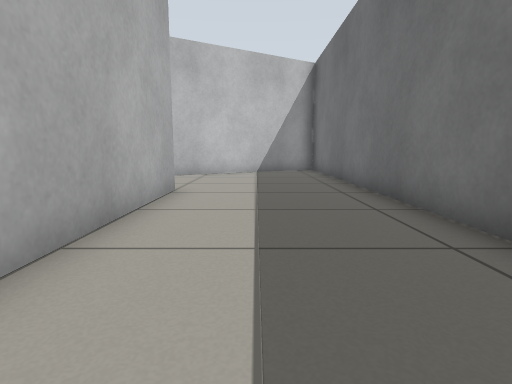
View 1 (above)

24 first-person views from a walk through a Gazebo world. The camera is 0.5 m above the floor, tilts 8° down and sees 80° across. The floor is counted in squares, 0.5 m on a side. Each view is taken from the middle of a square. On the plan, view 1 faces up. The plan holds only what a view shows up to about 12 squares ahead; the rest is blank. The place goes on beyond the plan.

View 2
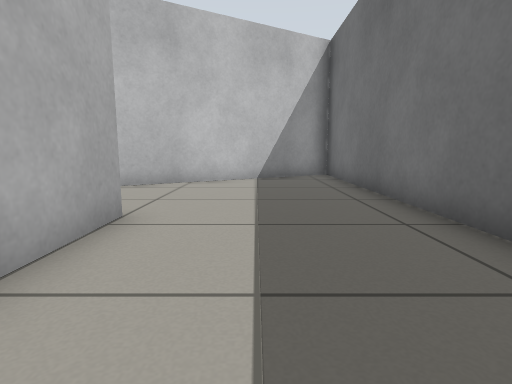

View 3
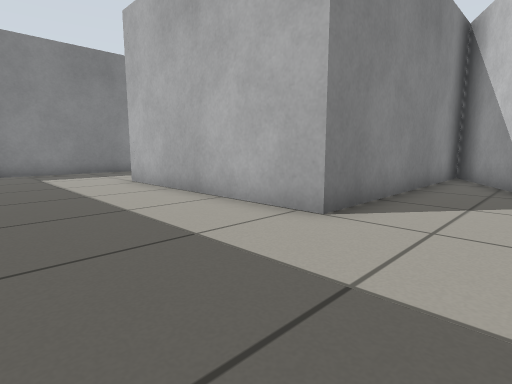

View 4
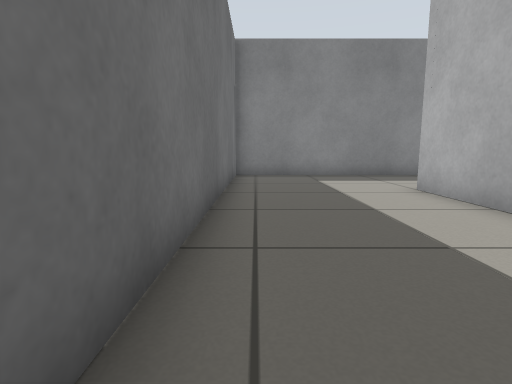

View 5
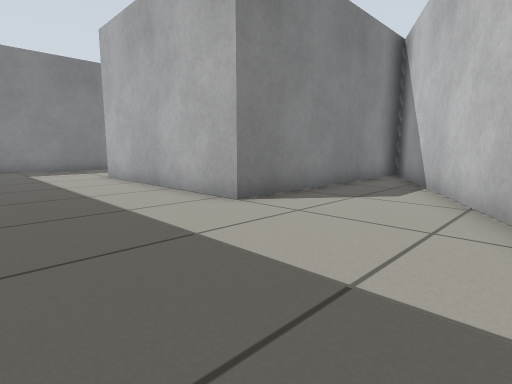

View 6
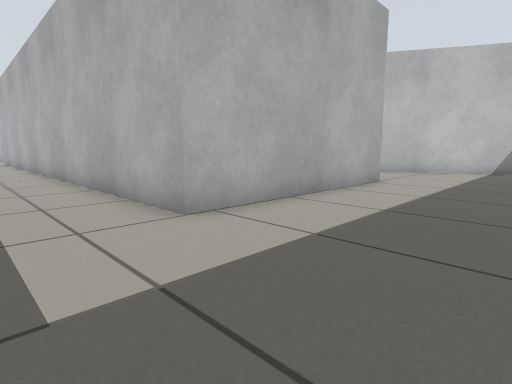

View 7
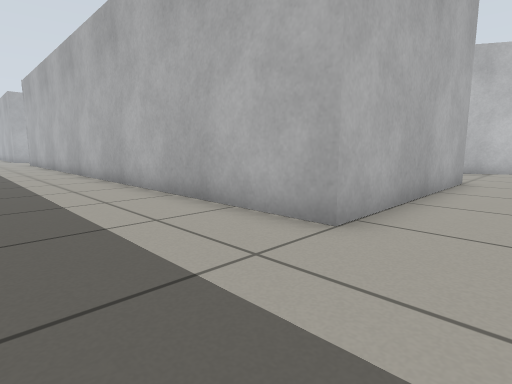

View 8
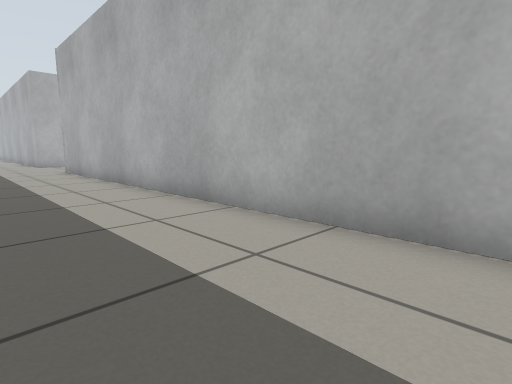

View 9
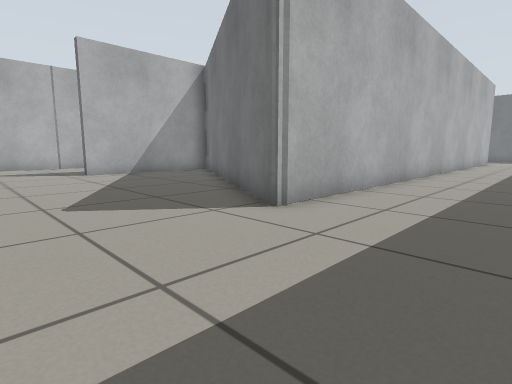

View 10
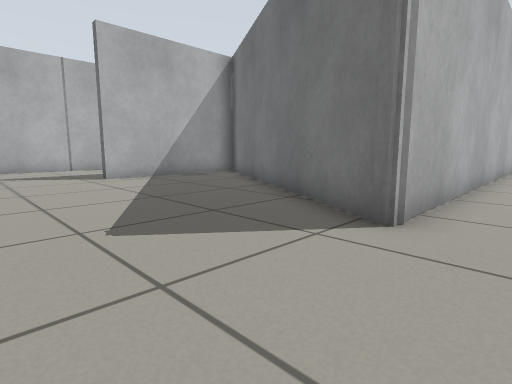

View 11
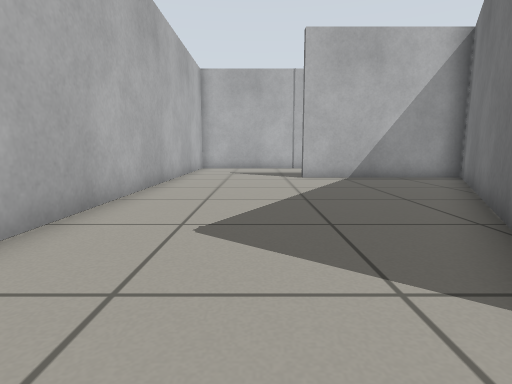

View 12
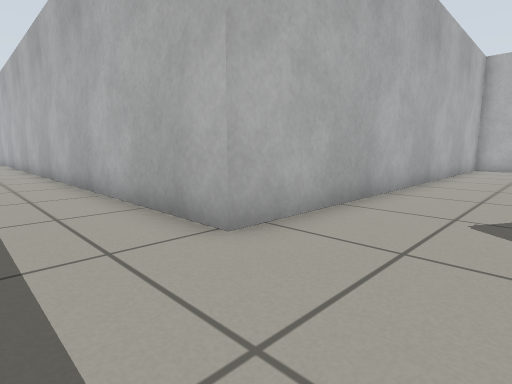

View 13
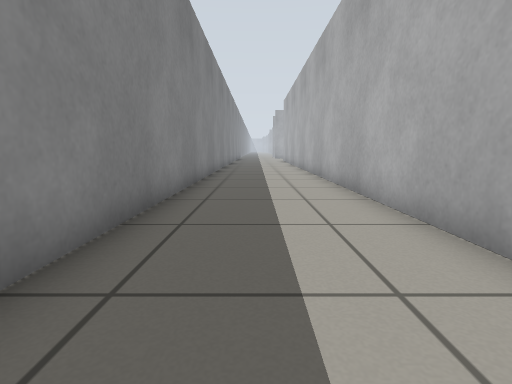

View 14
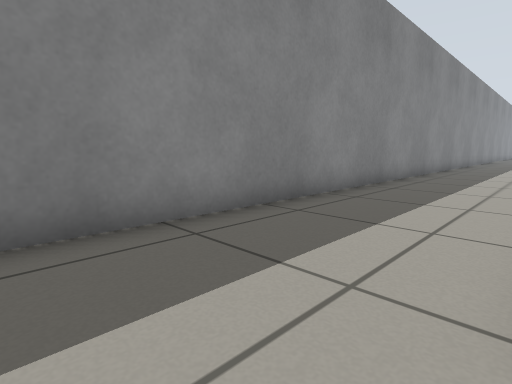

View 15
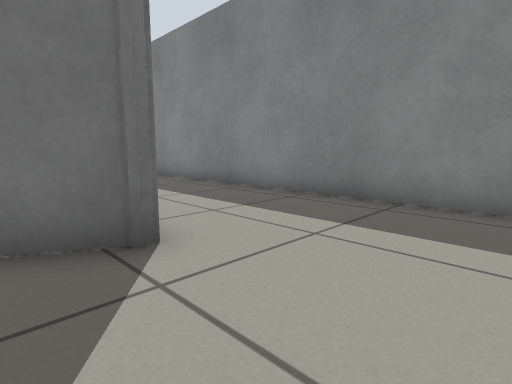

View 16
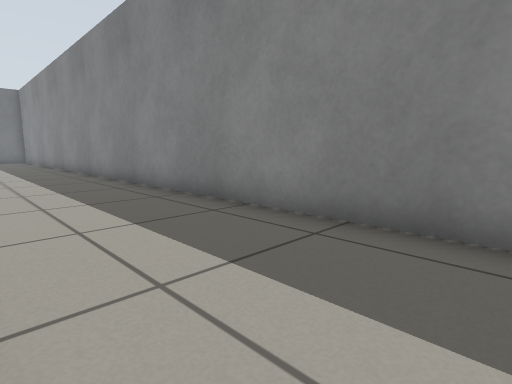

View 17
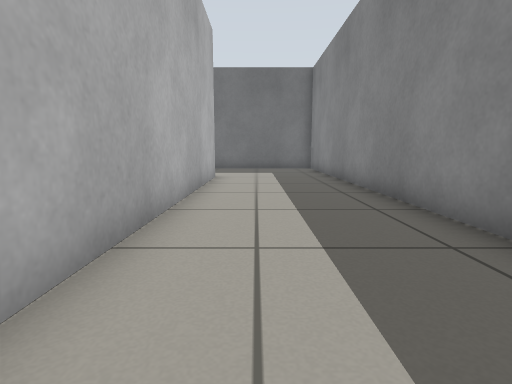

View 18
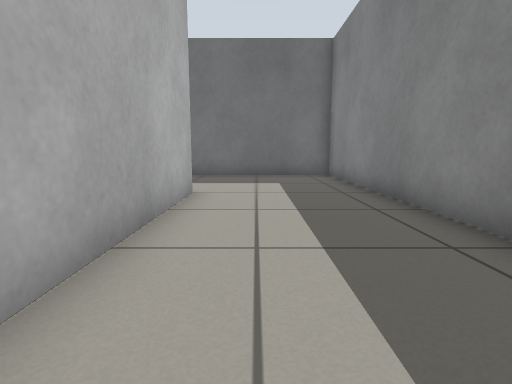

View 19
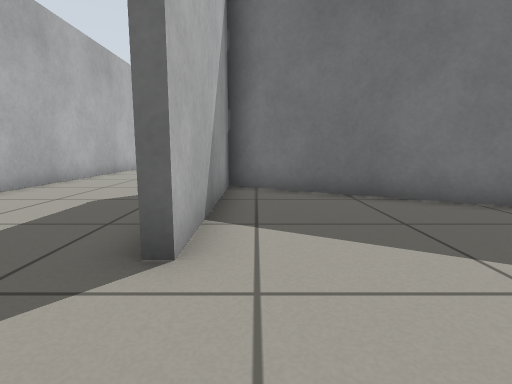

View 20
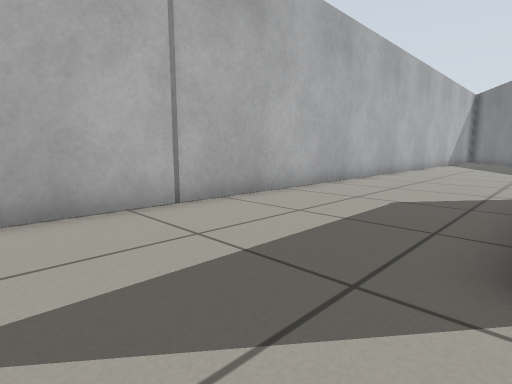

View 21
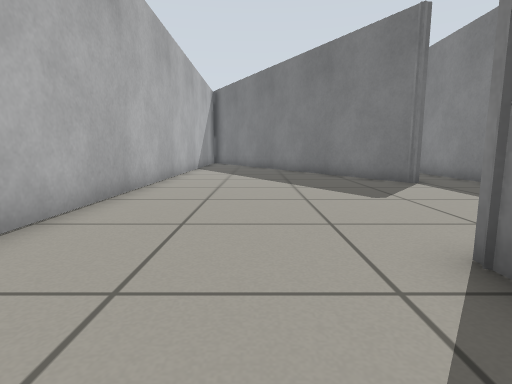

View 22
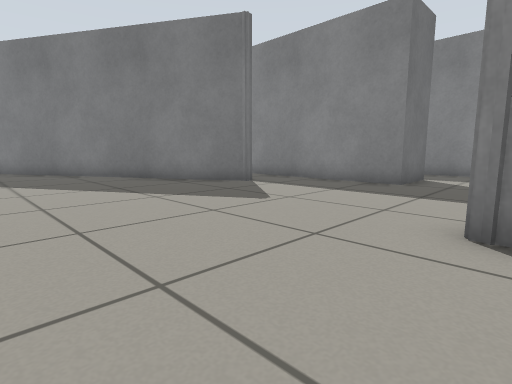

View 23
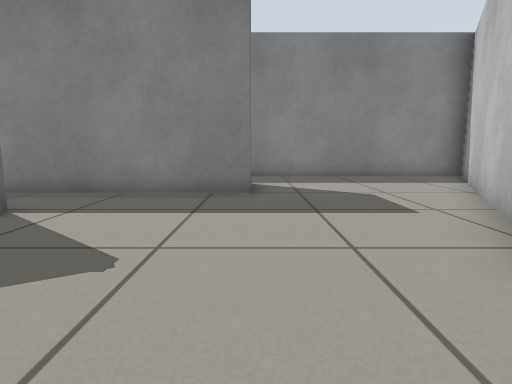

View 24
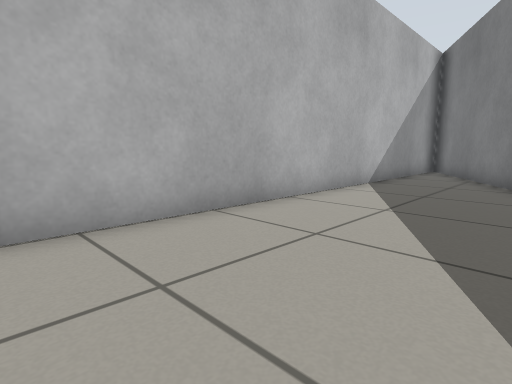

### Floor plan
Points are (right, up) in squares from view 1. A wall is a line through its corners. A room is listed if a view was taken in it or the views show most of it. See-through windows are left out.
Room 1 (views 1, 2, 3, 4, 5, 6, 7)
walls: (-1.4, -3.8) (2.8, -3.8) (2.8, 15) (-10.3, 7.5) (-2, 7.5) (-2, 0.5)
ways out: opening at (-1, -2) to room 2
Room 2 (views 8, 9, 10, 11, 12, 13, 14, 15, 16, 17, 18, 19)
walls: (-23.1, 0.6) (-17.8, 9.7) (-23.3, 9.7); (-27.8, 9.4) (-27.8, 0.5) (-39.5, 0.5); (-39.5, -3.8) (-1.4, -3.8); (-2, 0.5) (-22.9, 0.5)
ways out: opening at (-1, -2) to room 1; opening at (-25.5, 10) to room 3
Room 3 (views 20, 21, 22, 23, 24)
walls: (-17.9, 10) (-17.5, 10) (-17.2, 9.9); (-18.5, 7.9) (-22.6, 0.8) (-14.1, 0.8); (-10.9, 7) (-11.1, 7.4) (1.2, 14.5); (-14.9, 3.1) (-14.9, 5.1) (-7.5, 5.1); (-23.3, 9.7) (-23.3, 10.1); (-27.8, 12.9) (-27.8, 9.4); (0.6, 15) (-25.6, 15)
ways out: opening at (-25.5, 10) to room 2

Where each view was taken, in squares from view 1:
view 1: 0 up, 0 right, facing up
view 2: 3 up, 0 right, facing up
view 3: 10 up, 2 right, facing down-left
view 4: 8 up, 2 right, facing down
view 5: 12 up, 2 right, facing down-left
view 6: 2 down, 2 right, facing up-left
view 7: 3 down, 0 right, facing up-left
view 8: 3 down, 8 left, facing up-left
view 9: 3 down, 27 left, facing up-right
view 10: 1 down, 27 left, facing up-right
view 11: 1 down, 25 left, facing up
view 12: 2 down, 25 left, facing up-left
view 13: 2 down, 26 left, facing left
view 14: 0 up, 26 left, facing down-left
view 15: 2 up, 26 left, facing down-right
view 16: 0 up, 24 left, facing down-right
view 17: 1 down, 13 left, facing right
view 18: 1 down, 9 left, facing right
view 19: 9 up, 26 left, facing right
view 20: 10 up, 26 left, facing up-right
view 21: 12 up, 20 left, facing right
view 22: 14 up, 18 left, facing down-right
view 23: 12 up, 15 left, facing down
view 24: 11 up, 13 left, facing up-right
